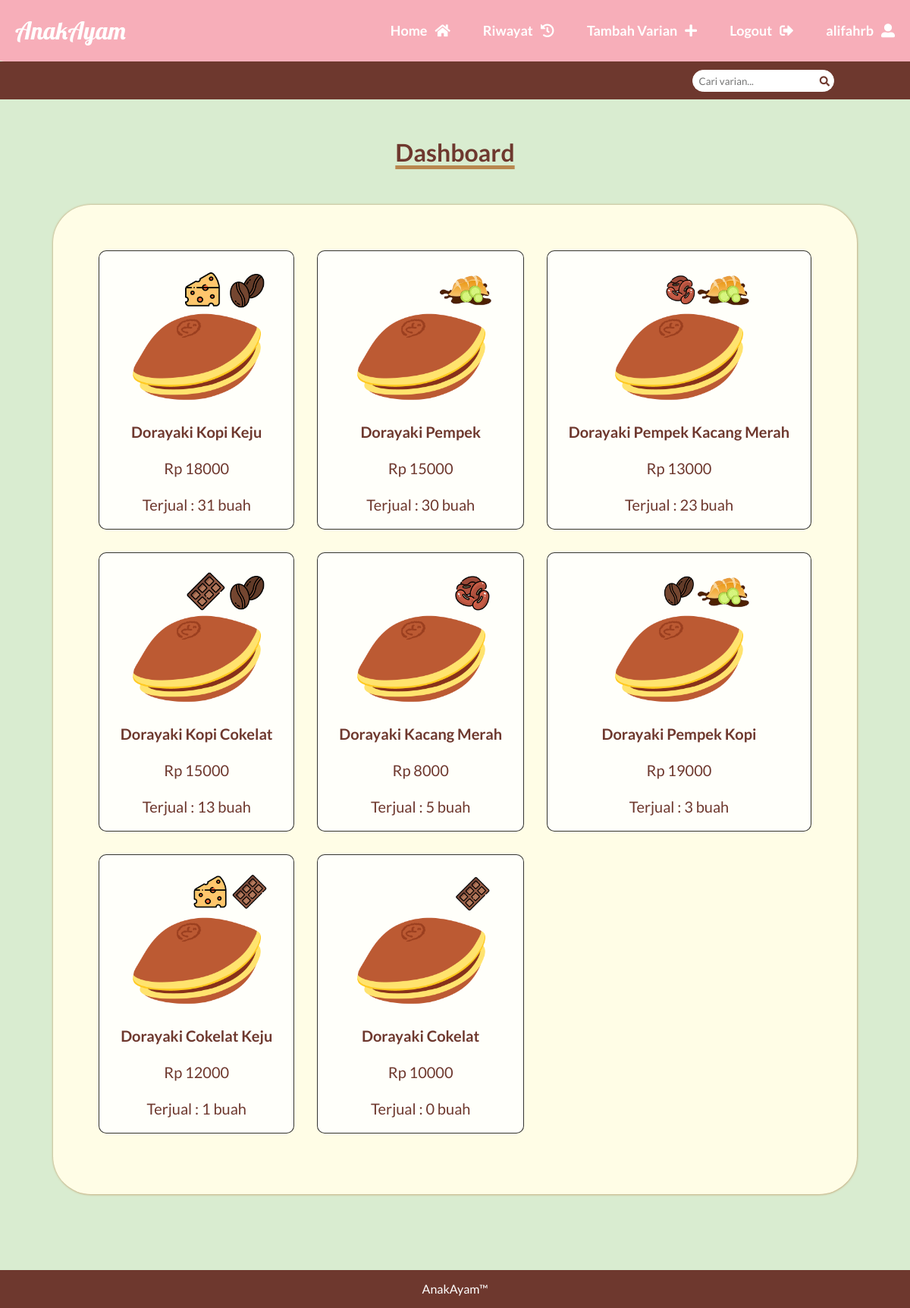
/dashboardAdmin.php (signed in), run on the app's committed database.
### tables this page shows
CREATE TABLE dorayaki (nama TEXT, deskripsi TEXT, harga	INTEGER, stok INTEGER, gambar TEXT, terjual INTEGER);

### dashboardAdmin.php (the view, shortened to what this page needs)
<?php
    $username = $_SESSION["username"];
    $db = new MyDB();
    $q =<<<EOF
            SELECT rowid, nama, harga, gambar, terjual
            FROM dorayaki
            ORDER BY terjual DESC, rowid ASC
            LIMIT 8;
        EOF;
    $ret = $db->query($q);
?>
<!DOCTYPE html>
<html>
    <head>
        <link rel="stylesheet" href="css/dashboard.css">
        <link rel="stylesheet" href="css/all.min.css">
    </head>
    <body>
        <div class="wrapper">
            <nav>
                <span><a href="">AnakAyam</a></span>
                <ul>
                    <li><a href="dashboardAdmin.php">Home<i class="fas fa-home"></i></a></li>
                    <li><a href="riwayatadmin.php">Riwayat<i class="fas fa-history"></i></i></a></li>
                    <li><a href="tambah_varian.php">Tambah Varian<i class="fas fa-plus"></i></a></li>
                    <li><a href="logout.php">Logout<i class="fas fa-sign-out-alt"></i></a></li>
                    <li><a href=""><?php echo $username;?><i class="fas fa-user-alt"></i></a></li>
                </ul>
            </nav>
            <div class="search-container">
                <div class="search-bar">
                    <form action="" method="POST">
                        <input type="text" name="search" placeholder="Cari varian...">
                        <button type="submit"><i class="fas fa-search"></i></button>
                    </form>
                </div>
            </div>
            <h1>Dashboard</h1>
            <div class="container">
                <div class="center">
                    <div class="grid-container">
                    <?php
                        while($row = $ret->fetchArray(SQLITE3_ASSOC) ) {
                            $src = "img/flavor/";
                            $src .= $row['gambar'];
                    ?>
                        <div class="grid-item">
                            <div class="center">
                                <div class="picture">
                                    <a href='detailAdmin.php?id= <?php echo $row['rowid'];?>'><img src= <?php echo $src;?>
                                        alt="Gambar Dorayaki" style="height: 200px;"></a>
                                </div>
                            </div>
                            <div class="desc">
                                <a href='detailAdmin.php?id= <?php echo $row['rowid'];?>'><?php echo $row['nama']; ?> </a><br><br>
                                <?php
                                echo "Rp ".$row['harga']."<br><br>";
                                echo "Terjual : ".$row["terjual"]." buah";
                                ?>
                            </div>
                        </div>
                    <?php
                        }
                    ?>
                    </div>
                </div>
            </div>
            <div class="push"></div>
        </div>
        <footer>
            <p>AnakAyam&trade;</p>
        </footer>
    </body>
</html>

### css/dashboard.css (style rules this page uses)
* { margin: 0; padding: 0; font-family: 'Lato', sans-serif; }
html, body { height: 100%; background-color: #d9ecd0; }
.wrapper { min-height: 100%; margin-bottom: -50px; }
nav { background: #f7aeb9; height: 80px; box-shadow: 3px 3px 3px #f7aeb9; }
nav span a { font-family: 'Lobster', cursive; line-height: 80px; margin-left: 20px; font-size: xx-large; }
nav ul { float: right; line-height: 80px; }
nav li { display: inline-block; font-size: large; font-weight: bold; margin: 0 20px; }
nav a { text-decoration: none; color: #FFFFFF; }
nav ul li i { margin-left: 10px; }
.search-container { background: #6e382e; height: 50px; clear: both; display: flex; justify-content: right; align-items: center; }
.search-bar { background-color: #FFFFFF; margin-right: 100px; padding: 3px; border: 1px solid #FFFFFF; border-radius: 20px; }
.search-bar input[type=text] { border: none; outline: none; padding: 2px 5px; }
.search-bar button { border: none; background-color: #FFFFFF; padding: 2px; color: #6e382e; cursor: pointer; }
.push { height: 50px; }
footer { height: 50px; line-height: 50px; background-color: #6e382e; color: #FFFFFF; text-align: center; }
h1 { color: #6e382e; text-align: center; margin-top: 50px; text-decoration: underline; text-decoration-color: #b8874f; text-decoration-thickness: 5px; text-underline-offset: 5px; }
.container { width: 85%; margin: 100px auto; padding: 50px; margin-top: 50px; border-radius: 50px; color: #6e382e; background-color: #fffde6; box-shadow: 0.2px 0.2px 3px #b8874f; }
.grid-container { display: grid; grid-column-gap: 50px; grid-row-gap: 50px; grid-template-columns: auto auto auto auto; padding: 10px; margin-bottom: 20px; }
.grid-item { background-color: rgba(255, 255, 255, 0.8); border: 1px solid rgba(0, 0, 0, 0.8); padding: 20px; font-size: 30px; text-align: center; border-radius: 10px; }
img { width:auto; height: 200px; }
.desc { font-size: 20px; }
.desc a { text-decoration: none; color: #6e382e; font-weight: bold; }
@media screen and (max-width: 1300px) { .container { width: 80%; } }
@media screen and (max-width: 1300px) { .grid-container { grid-column-gap: 30px; grid-row-gap: 30px; grid-template-columns: auto auto auto; } }

### data on the page
dorayaki: gambar (picture), nama "Dorayaki Kopi Keju", harga "18000", terjual "31"
dorayaki: gambar (picture), nama "Dorayaki Pempek", harga "15000", terjual "30"
dorayaki: gambar (picture), nama "Dorayaki Pempek Kacang Merah", harga "13000", terjual "23"
dorayaki: gambar (picture), nama "Dorayaki Kopi Cokelat", harga "15000", terjual "13"
dorayaki: gambar (picture), nama "Dorayaki Kacang Merah", harga "8000", terjual "5"
dorayaki: gambar (picture), nama "Dorayaki Pempek Kopi", harga "19000", terjual "3"
dorayaki: gambar (picture), nama "Dorayaki Cokelat Keju", harga "12000", terjual "1"
dorayaki: gambar (picture), nama "Dorayaki Cokelat", harga "10000", terjual "0"

### other printed values
$username "alifahrb"
